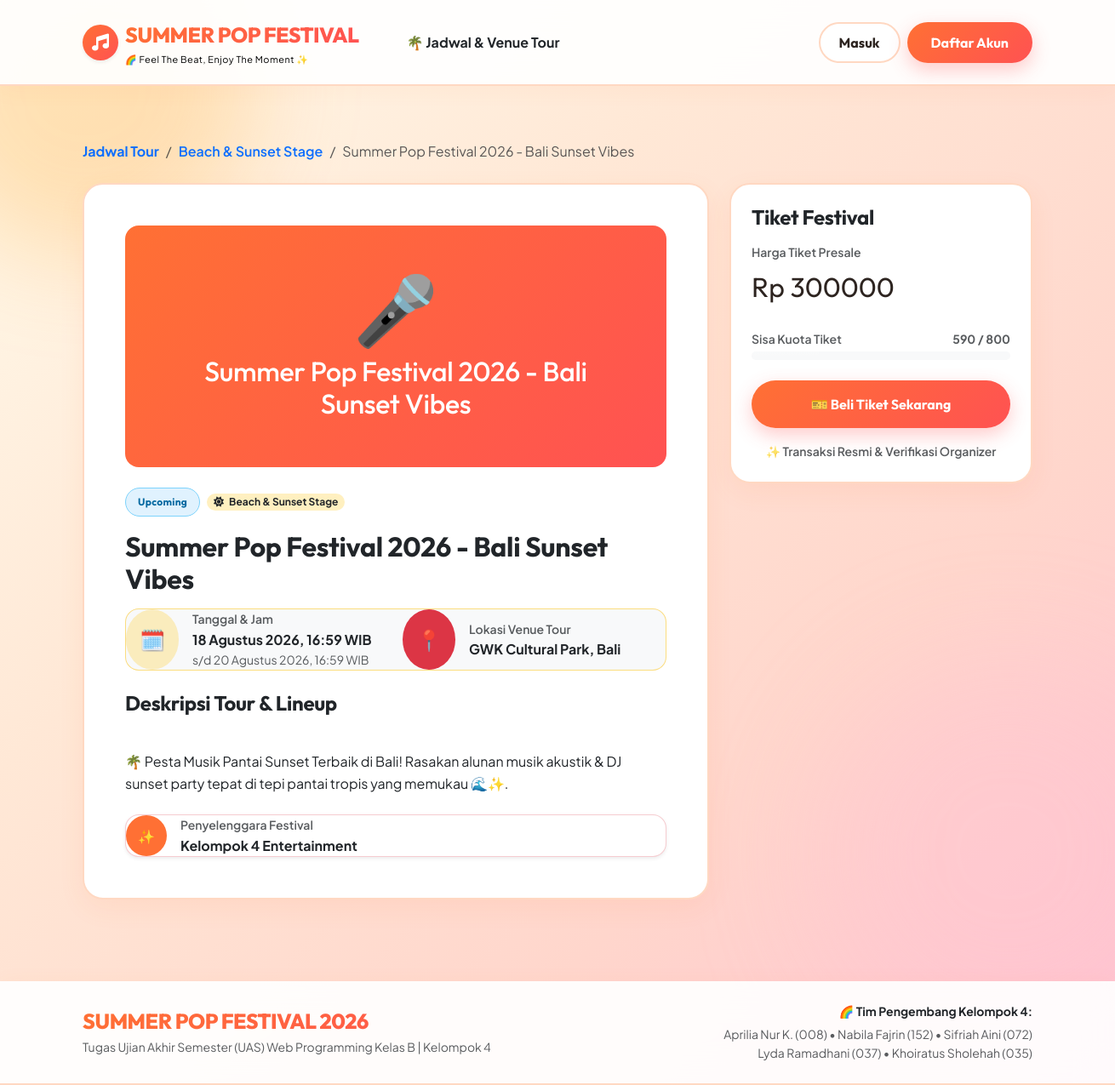
Page /event/summer-pop-festival-bali-2026/ on the committed database.
### events/models.py (models this page shows, shortened)
class Event(models.Model):
    STATUS_CHOICES = (
        ('UPCOMING', 'Upcoming'),
        ('ONGOING', 'Sedang Berlangsung'),
        ('FINISHED', 'Selesai'),
        ('CANCELLED', 'Dibatalkan'),
    )
    title = models.CharField(max_length=200)
    slug = models.SlugField(unique=True, blank=True)
    category = models.ForeignKey(Category, on_delete=models.CASCADE, related_name='events')
    organizer = models.ForeignKey(User, on_delete=models.CASCADE, related_name='created_events')
    description = models.TextField()
    venue = models.CharField(max_length=200)
    start_date = models.DateTimeField()
    end_date = models.DateTimeField()
    ticket_price = models.DecimalField(max_digits=12, decimal_places=0)
    total_quota = models.IntegerField()
    quota_sold = models.IntegerField(default=0)
    poster = models.ImageField(upload_to='posters/', blank=True, null=True)
    status = models.CharField(max_length=20, choices=STATUS_CHOICES, default='UPCOMING')
    created_at = models.DateTimeField(auto_now_add=True)
    class Meta:
        ordering = ['-start_date']
    @property
    def remaining_quota(self):
        return max(0, self.total_quota - self.quota_sold)
    @property
    def is_sold_out(self):
        return self.remaining_quota <= 0

class Category(models.Model):
    name = models.CharField(max_length=100)
    slug = models.SlugField(unique=True, blank=True)
    icon = models.CharField(max_length=50, default='fa-calendar-alt')
    description = models.TextField(blank=True, default='')
    class Meta:
        verbose_name_plural = 'Categories'
        ordering = ['name']

class UserProfile(models.Model):
    user = models.OneToOneField(User, on_delete=models.CASCADE, related_name='profile')
    phone = models.CharField(max_length=20, blank=True, default='')
    is_organizer = models.BooleanField(default=False)
    organization_name = models.CharField(max_length=100, blank=True, default='')

### events/views.py (the view)
# urls.py: path('event/<slug:slug>/', views.event_detail_view, name='event_detail'),
def event_detail_view(request, slug):
    event = get_object_or_404(Event, slug=slug)
    related_events = Event.objects.filter(category=event.category).exclude(id=event.id)[:3]
    is_eo_or_admin = False
    if request.user.is_authenticated:
        if request.user.is_staff or (hasattr(request.user, 'profile') and request.user.profile.is_organizer):
            is_eo_or_admin = True
    context = {
        'event': event,
        'related_events': related_events,
        'is_eo_or_admin': is_eo_or_admin,
    }
    return render(request, 'peserta/event_detail.html', context)

### events/context_processors.py (called while the page is built)
def categories_processor(request):
    return {
        'all_categories': Category.objects.all()
    }

### templates/peserta/event_detail.html (shortened to what this page needs)
{% extends 'base.html' %}
{% block content %}
<div class="container py-4">
  <nav aria-label="breadcrumb" class="mb-4">
    <ol class="breadcrumb">
      <li class="breadcrumb-item"><a href="{% url 'home' %}" class="text-orange text-decoration-none fw-bold">Jadwal Tour</a></li>
      <li class="breadcrumb-item"><a href="{% url 'home' %}?category={{ event.category.slug }}" class="text-orange text-decoration-none fw-semibold">{{ event.category.name }}</a></li>
      <li class="breadcrumb-item active text-muted" aria-current="page">{{ event.title }}</li>
    </ol>
  </nav>
  <div class="row g-4">
    <div class="col-lg-8">
      <div class="cute-card p-4 p-md-5">
        {% if event.poster %}
          <img src="{{ event.poster.url }}" class="w-100 rounded-4 mb-4 object-fit-cover shadow-sm" style="max-height: 420px;" alt="{{ event.title }}">
        {% else %}
          <div class="rounded-4 p-5 text-center text-white mb-4" style="background: linear-gradient(135deg, #ff7034, #ff5252);">
            <div class="display-1 mb-2">🎤</div>
            <h2 class="font-weight-black" style="font-family: 'Outfit', sans-serif;">{{ event.title }}</h2>
          </div>
        {% endif %}
        <div class="d-flex align-items-center gap-2 mb-3">
          <span class="badge-status badge-{{ event.status|lower }}">
            {{ event.get_status_display }}
          </span>
          <span class="badge bg-warning bg-opacity-25 text-dark fw-bold rounded-pill">
            <i class="fa-solid {{ event.category.icon }} me-1"></i> {{ event.category.name }}
          </span>
        </div>
        <h2 class="fw-bold text-dark mb-3" style="font-family: 'Outfit', sans-serif;">{{ event.title }}</h2>
        <div class="p-3.5 rounded-4 bg-light border border-warning border-opacity-50 mb-4">
          <div class="row g-3">
            <div class="col-md-6">
              <div class="d-flex align-items-center gap-3">
                <div class="rounded-circle bg-warning bg-opacity-25 p-3 text-orange fs-4">
                  🗓️
                </div>
                <div>
                  <small class="text-muted d-block fw-semibold">Tanggal & Jam</small>
                  <strong class="text-dark">{{ event.start_date|date:"d F Y, H:i" }} WIB</strong>
                  <div class="small text-muted">s/d {{ event.end_date|date:"d F Y, H:i" }} WIB</div>
                </div>
              </div>
            </div>
            <div class="col-md-6">
              <div class="d-flex align-items-center gap-3">
                <div class="rounded-circle bg-danger bg-opacity-15 p-3 text-danger fs-4">
                  📍
                </div>
                <div>
                  <small class="text-muted d-block fw-semibold">Lokasi Venue Tour</small>
                  <strong class="text-dark">{{ event.venue }}</strong>
                </div>
              </div>
            </div>
          </div>
        </div>
        <h4 class="fw-bold text-dark mb-3" style="font-family: 'Outfit', sans-serif;">Deskripsi Tour & Lineup</h4>
        <div class="text-dark opacity-90 leading-relaxed mb-4" style="white-space: pre-line;">
          {{ event.description }}
        </div>
        <div class="p-3.5 rounded-4 bg-white border border-danger border-opacity-25 d-flex align-items-center gap-3 shadow-sm">
          <div class="rounded-circle bg-orange text-white p-3 d-flex align-items-center justify-content-center" style="width: 48px; height: 48px; background: #ff7034;">
            ✨
          </div>
          <div>
            <small class="text-muted d-block fw-semibold">Penyelenggara Festival</small>
            <strong class="text-dark">
              {% if event.organizer.profile.organization_name %}
                {{ event.organizer.profile.organization_name }}
              {% else %}
                {{ event.organizer.first_name|default:event.organizer.username }}
              {% endif %}
            </strong>
          </div>
        </div>
      </div>
    </div>
    <div class="col-lg-4">
      <div class="cute-card p-4 sticky-top" style="top: 100px;">
        <h4 class="fw-bold text-dark mb-3" style="font-family: 'Outfit', sans-serif;">Tiket Festival</h4>
        <div class="mb-4">
          <small class="text-muted d-block mb-1 fw-semibold">Harga Tiket Presale</small>
          <div class="fs-2 fw-extrabold text-orange" style="font-family: 'Outfit', sans-serif;">
            Rp {{ event.ticket_price|floatformat:0 }}
          </div>
        </div>
        <div class="mb-4">
          <div class="d-flex justify-content-between small text-muted mb-1 fw-semibold">
            <span>Sisa Kuota Tiket</span>
            <span class="fw-bold {% if event.is_sold_out %}text-danger{% else %}text-orange{% endif %}">
              {{ event.remaining_quota }} / {{ event.total_quota }}
            </span>
          </div>
          <div class="progress bg-light" style="height: 10px; border-radius: 20px;">
            <div class="progress-bar {% if event.is_sold_out %}bg-danger{% else %}bg-gradient{% endif %}"
                 role="progressbar"
                 style="width: {% widthratio event.quota_sold event.total_quota 100 %}%; background: linear-gradient(90deg, #ff7034, #ff5252);"></div>
          </div>
        </div>
        {% if is_eo_or_admin %}
          <div class="p-3 rounded-4 bg-warning bg-opacity-20 border border-warning text-center">
            <small class="text-orange fw-bold d-block mb-1">✨ Akses Event Organizer / Admin</small>
            <small class="text-muted">Hak akses Organizer/Admin tidak diberikan fitur pembelian tiket. Silakan gunakan akun Peserta jika ingin memasukkan pesanan tiket.</small>
          </div>
        {% elif event.is_sold_out %}
          <button class="btn btn-secondary w-100 py-3 disabled rounded-pill" disabled>
            🚫 Tiket Sold Out
          </button>
        {% elif event.status == 'FINISHED' %}
          <button class="btn btn-secondary w-100 py-3 disabled rounded-pill" disabled>
            🏁 Event Selesai
          </button>
        {% elif event.status == 'CANCELLED' %}
          <button class="btn btn-danger w-100 py-3 disabled rounded-pill" disabled>
            ❌ Tour Dibatalkan
          </button>
        {% else %}
          <a href="{% url 'checkout' slug=event.slug %}" class="btn btn-coral btn-lg w-100 py-3 text-white fs-6">
            🎫 Beli Tiket Sekarang
          </a>
        {% endif %}
        <div class="text-muted small text-center mt-3 fw-semibold">
          ✨ Transaksi Resmi & Verifikasi Organizer
        </div>
      </div>
    </div>
  </div>
</div>
{% endblock %}

### static/css/styles.css (style rules this page uses)
html { scroll-behavior: smooth; }
:root { --bg-gradient: linear-gradient(135deg, #fffbeb 0%, #ffe8d6 35%, #ffd6cc 70%, #ffc2d1 100%); --bg-card: #ffffff; --bg-card-soft: #fffdf9; --bg-banner: linear-gradient(135deg, #ff9f1c 0%, #ff7034 50%, #ff5252 100%); --primary-coral: #ff5252; --primary-orange: #ff7034; --primary-yellow: #ff9f1c; --soft-yellow: #fffae6; --soft-pink: #ffe5ec; --soft-purple: #f3e8ff; --soft-mint: #d1fae5; --soft-blue: #e0f2fe; --text-dark: #2d2420; --text-muted: #6e6259; --text-orange: #f25c05; --border-color: #ffd8c2; --border-radius: 24px; --shadow-soft: 0 10px 30px rgba(255, 112, 52, 0.08); --shadow-hover: 0 20px 45px rgba(255, 82, 82, 0.18); --font-body: 'Plus Jakarta Sans', sans-serif; --font-heading: 'Outfit', 'Fredoka', sans-serif; }
body { font-family: var(--font-body); background: var(--bg-gradient); color: var(--text-dark); min-height: 100vh; display: flex; flex-direction: column; position: relative; overflow-x: hidden; background-attachment: fixed; line-height: 1.6; }
body::before { content: ''; position: absolute; top: -100px; left: -100px; width: 400px; height: 400px; background: rgba(255, 159, 28, 0.25); border-radius: 50%; filter: blur(60px); z-index: -1; pointer-events: none; }
body::after { content: ''; position: absolute; bottom: 50px; right: -100px; width: 450px; height: 450px; background: rgba(255, 194, 209, 0.35); border-radius: 50%; filter: blur(70px); z-index: -1; pointer-events: none; }
h1, h2, h3, h4, h5, h6 { font-family: var(--font-heading); letter-spacing: -0.3px; }
.cute-card { background: var(--bg-card); border: 2px solid var(--border-color); border-radius: var(--border-radius); box-shadow: var(--shadow-soft); transition: all 0.35s cubic-bezier(0.16, 1, 0.3, 1); }
.badge-status { padding: 6px 14px; font-size: 0.75rem; font-weight: 700; border-radius: 50px; letter-spacing: 0.3px; font-family: var(--font-heading); }
.badge-upcoming { background: #e0f2fe; color: #0369a1; border: 1.5px solid #7dd3fc; }
.btn-coral { background: linear-gradient(135deg, #ff7034, #ff5252); color: #ffffff !important; border: none; font-family: var(--font-heading); font-weight: 700; border-radius: 50px; padding: 12px 28px; box-shadow: 0 8px 22px rgba(255, 82, 82, 0.3); transition: all 0.25s ease; }

### rows in the picture
Event: category.name "Beach & Sunset Stage", title "Summer Pop Festival 2026 - Bali Sunset Vibes", status "Upcoming", start_date "18 Agustus 2026, 16:59", end_date "20 Agustus 2026, 16:59", venue "GWK Cultural Park, Bali", description "🌴 Pesta Musik Pantai Sunset Terbaik di Bali! Rasakan alunan musik akustik & DJ sunset party tepat di tepi pantai tropis yang memukau 🌊✨.", organizer.profile.organization_name "Kelompok 4 Entertainment", ticket_price "300000", remaining_quota "590", total_quota "800"
